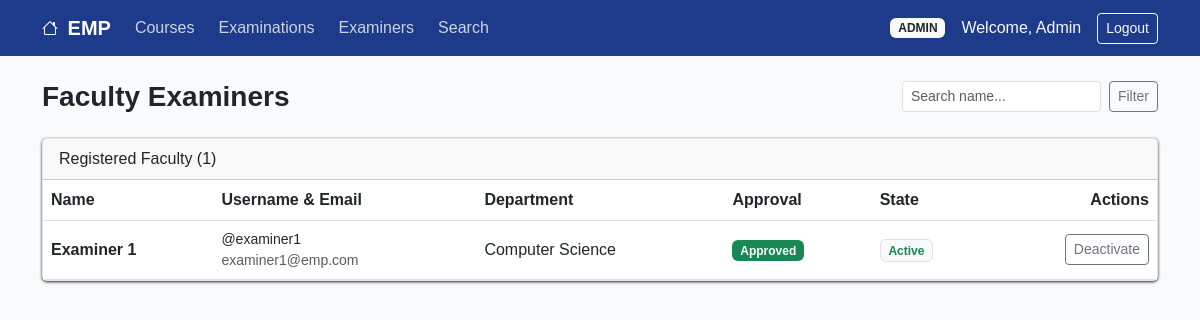
The app's page /admin/examiners (signed in) with its own data.
### models.py (models this page shows, shortened)
class User(UserMixin, db.Model):
    __tablename__ = 'users'
    id = db.Column(db.Integer, primary_key=True)
    username = db.Column(db.String(80), unique=True, nullable=False)
    email = db.Column(db.String(120), unique=True, nullable=False)
    password_hash = db.Column(db.String(255), nullable=False)
    full_name = db.Column(db.String(120), nullable=False)
    role = db.Column(db.String(20), nullable=False) #admin, examiner, student
    is_approved = db.Column(db.Boolean, default=False)
    is_active_user = db.Column(db.Boolean, default=True)
    created_at = db.Column(db.DateTime, default=datetime.utcnow)
    examiner_profile = db.relationship('ExaminerProfile', backref='user', uselist=False, cascade='all, delete-orphan')

class ExaminerProfile(db.Model):
    __tablename__ = 'examiner_profiles'
    id = db.Column(db.Integer, primary_key=True)
    user_id = db.Column(db.Integer, db.ForeignKey('users.id'), unique=True, nullable=False)
    department = db.Column(db.String(100), nullable=False)
    designation = db.Column(db.String(100), default='Faculty')
    contact_number = db.Column(db.String(20))

### routes.py (the view)
@main_bp.route('/admin/examiners')
@role_required('admin')
def admin_examiners():
    search = request.args.get('search', '').strip()
    query = User.query.filter_by(role='examiner')
    if search:
        query = query.filter((User.full_name.ilike(f'%{search}%')) | (User.username.ilike(f'%{search}%')))
    examiners = query.order_by(User.id.desc()).all()
    return render_template('admin/examiners.html', examiners=examiners, search=search)

### app.py (called while the page is built)
def create_app():
    app = Flask(__name__)
    app.config['SECRET_KEY'] = 'emp-project-secret-key'
    base_dir = os.path.abspath(os.path.dirname(__file__))
    os.makedirs(os.path.join(base_dir, 'instance'), exist_ok=True)
    app.config['SQLALCHEMY_DATABASE_URI'] = 'sqlite:///' + os.path.join(base_dir, 'instance', 'emp.db')
    app.config['SQLALCHEMY_TRACK_MODIFICATIONS'] = False
    db.init_app(app)
    login_manager = LoginManager()
    login_manager.login_view = 'main.login'
    login_manager.login_message = 'Please log in to access this page.'
    login_manager.login_message_category = 'warning'
    login_manager.init_app(app)
    @login_manager.user_loader
    def load_user(user_id):
        return User.query.get(int(user_id))
    from routes import main_bp
    app.register_blueprint(main_bp)
    return app

### routes.py (called while the page is built)
def role_required(*roles):
    def decorator(f):
        @wraps(f)
        def decorated_function(*args, **kwargs):
            if not current_user.is_authenticated:
                flash("Please log in first", "warning")
                return redirect(url_for('main.login'))
            if current_user.role not in roles:
                flash("Access Denied: You do not have permission to access this page.", "danger")
                return redirect(url_for('main.index'))
            if current_user.role == 'examiner' and not current_user.is_approved:
                flash("Your account is pending admin approval.", "warning")
                return redirect(url_for('main.pending_approval'))
            return f(*args, **kwargs)
        return decorated_function
    return decorator

### templates/admin/examiners.html (shortened to what this page needs)
{% extends 'base.html' %}
{% block content %}
<div class="d-flex justify-content-between align-items-center mb-4">
    <h3 class="fw-bold mb-0">Faculty Examiners</h3>
    <form method="GET" class="d-flex" style="max-width: 280px;">
        <input type="text" name="search" class="form-control form-control-sm me-2" placeholder="Search name..." value="{{ search }}">
        <button type="submit" class="btn btn-outline-secondary btn-sm">Filter</button>
    </form>
</div>
<div class="card">
    <div class="card-header">Registered Faculty ({{ examiners|length }})</div>
    <table class="table mb-0 align-middle">
        <thead>
            <tr><th>Name</th><th>Username & Email</th><th>Department</th><th>Approval</th><th>State</th><th class="text-end">Actions</th></tr>
        </thead>
        <tbody>
            {% for ex in examiners %}
            <tr>
                <td class="fw-semibold">{{ ex.full_name }}</td>
                <td class="small"><div>@{{ ex.username }}</div><div class="text-muted">{{ ex.email }}</div></td>
                <td>{{ ex.examiner_profile.department if ex.examiner_profile else 'N/A' }}</td>
                <td>
                    {% if ex.is_approved %}
                        <span class="badge bg-success">Approved</span>
                    {% else %}
                        <span class="badge bg-warning text-dark">Pending</span>
                    {% endif %}
                </td>
                <td>
                    {% if ex.is_active_user %}
                        <span class="badge bg-light text-success border">Active</span>
                    {% else %}
                        <span class="badge bg-light text-danger border">Deactivated</span>
                    {% endif %}
                </td>
                <td class="text-end">
                    <form action="{{ url_for('main.admin_toggle_user_status', user_id=ex.id) }}" method="POST" class="d-inline">
                        <button type="submit" class="btn btn-outline-secondary btn-sm">
                            {{ 'Deactivate' if ex.is_active_user else 'Activate' }}
                        </button>
                    </form>
                </td>
            </tr>
            {% endfor %}
        </tbody>
    </table>
</div>
{% endblock %}

### templates/base.html (shortened to what this page needs)
<!DOCTYPE html>
<html lang="en">
<head>
    <link href="https://cdn.jsdelivr.net/npm/bootstrap@5.3.0/dist/css/bootstrap.min.css" rel="stylesheet">
</head>
<body>
    <nav class="navbar navbar-expand-lg navbar-dark navbar-custom">
        <div class="container">
            <a class="navbar-brand fw-bold" href="{% if current_user.is_authenticated %}{% if current_user.role == 'admin' %}{{ url_for('main.admin_dashboard') }}{% elif current_user.role == 'examiner' %}{{ url_for('main.examiner_dashboard') }}{% else %}{{ url_for('main.student_dashboard') }}{% endif %}{% else %}{{ url_for('main.index') }}{% endif %}">   EMP</a>
            <div class="collapse navbar-collapse" id="navbarNav">
                <ul class="navbar-nav me-auto mb-2 mb-lg-0 gap-2">
                    {% if current_user.is_authenticated and current_user.role == 'admin' %}
                    <li class="nav-item">
                        <a class="nav-link" href="{{ url_for('main.admin_courses') }}">Courses</a>
                    </li>
                    <li class="nav-item">
                        <a class="nav-link" href="{{ url_for('main.admin_examinations') }}">Examinations</a>
                    </li>
                    <li class="nav-item">
                        <a class="nav-link" href="{{ url_for('main.admin_examiners') }}">Examiners</a>
                    </li>
                    <li class="nav-item">
                        <a class="nav-link" href="{{ url_for('main.admin_search') }}">Search</a>
                    </li>
                    {% endif %}
                </ul>
            </div>
            <div class="ms-auto d-flex align-items-center">
                {% if current_user.is_authenticated %}
                    <span class="badge bg-light text-dark text-uppercase me-3">{{ current_user.role }}</span>
                    <span class="text-light me-3">Welcome, {{ current_user.full_name }}</span>
                    <a href="{{ url_for('main.logout') }}" class="btn btn-outline-light btn-sm">Logout</a>
                {% else %}
                    <a href="{{ url_for('main.login') }}" class="btn btn-outline-light btn-sm me-2">Login</a>
                    <a href="{{ url_for('main.register') }}" class="btn btn-light btn-sm text-primary fw-bold">Register</a>
                {% endif %}
            </div>
        </div>
    </nav>
    <main class="container my-4">
        {% block content %}{% endblock %}
    </main>
</body>
</html>

### templates/base.html (style rules this page uses)
body { background-color: #f8fafc; font-family: Arial, sans-serif; }
.navbar-custom { background-color: #1e3a8a; }
.navbar-brand { font-weight: bold; color: white !important; }
.nav-link { color: #cbd5e1 !important; }
.card { border: 1px solid #e2e8f0; border-radius: 5px; box-shadow: 0 1px 3px }

### records on screen
User: role "ADMIN", full_name "Admin"
User: full_name "Examiner 1", username "examiner1", email "examiner1@emp.com", examiner_profile "Computer Science", is_approved "Approved", shows "Active", is_active_user "Deactivate"

### other values on screen
{{ examiners|length }} "1"
